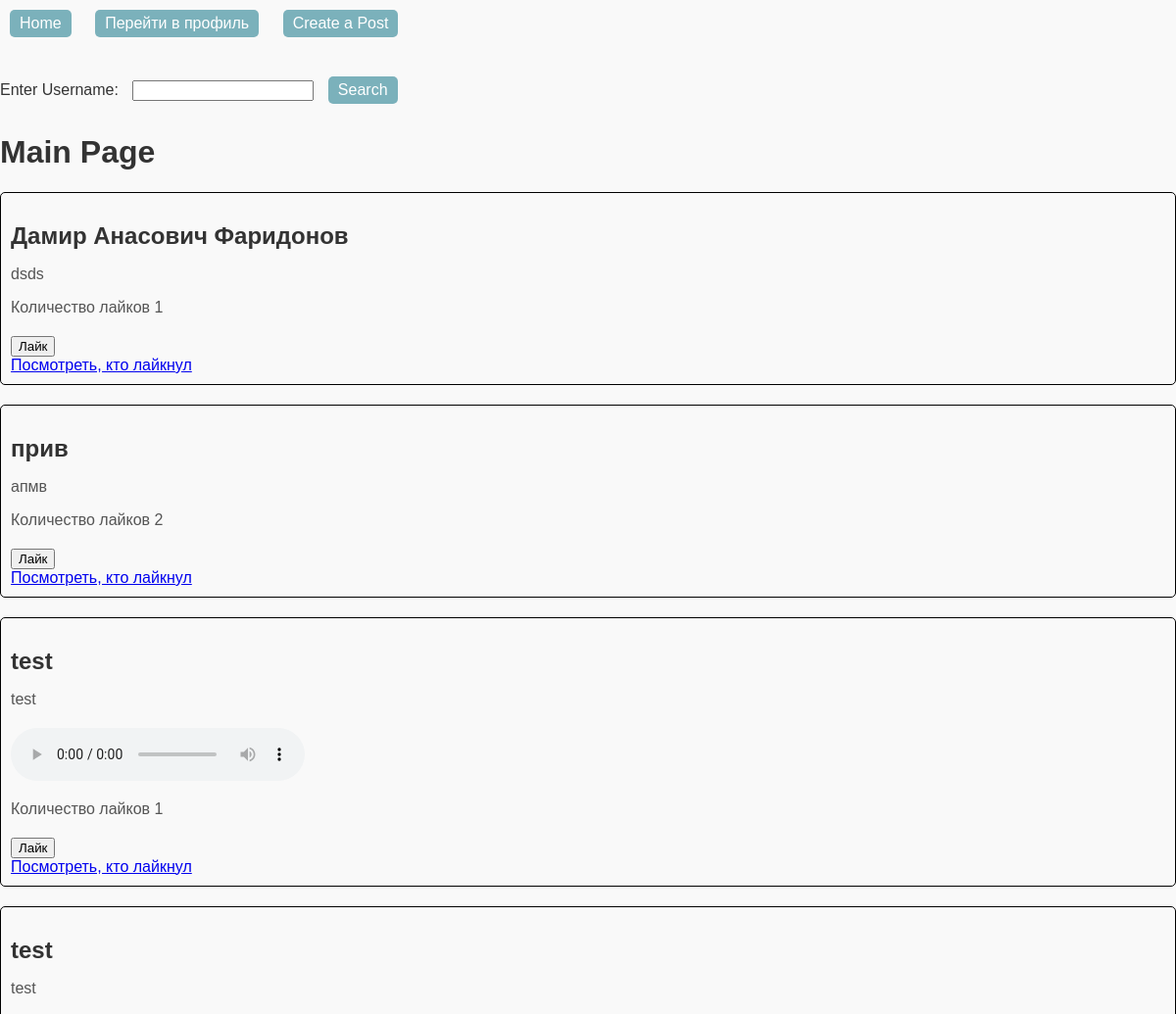
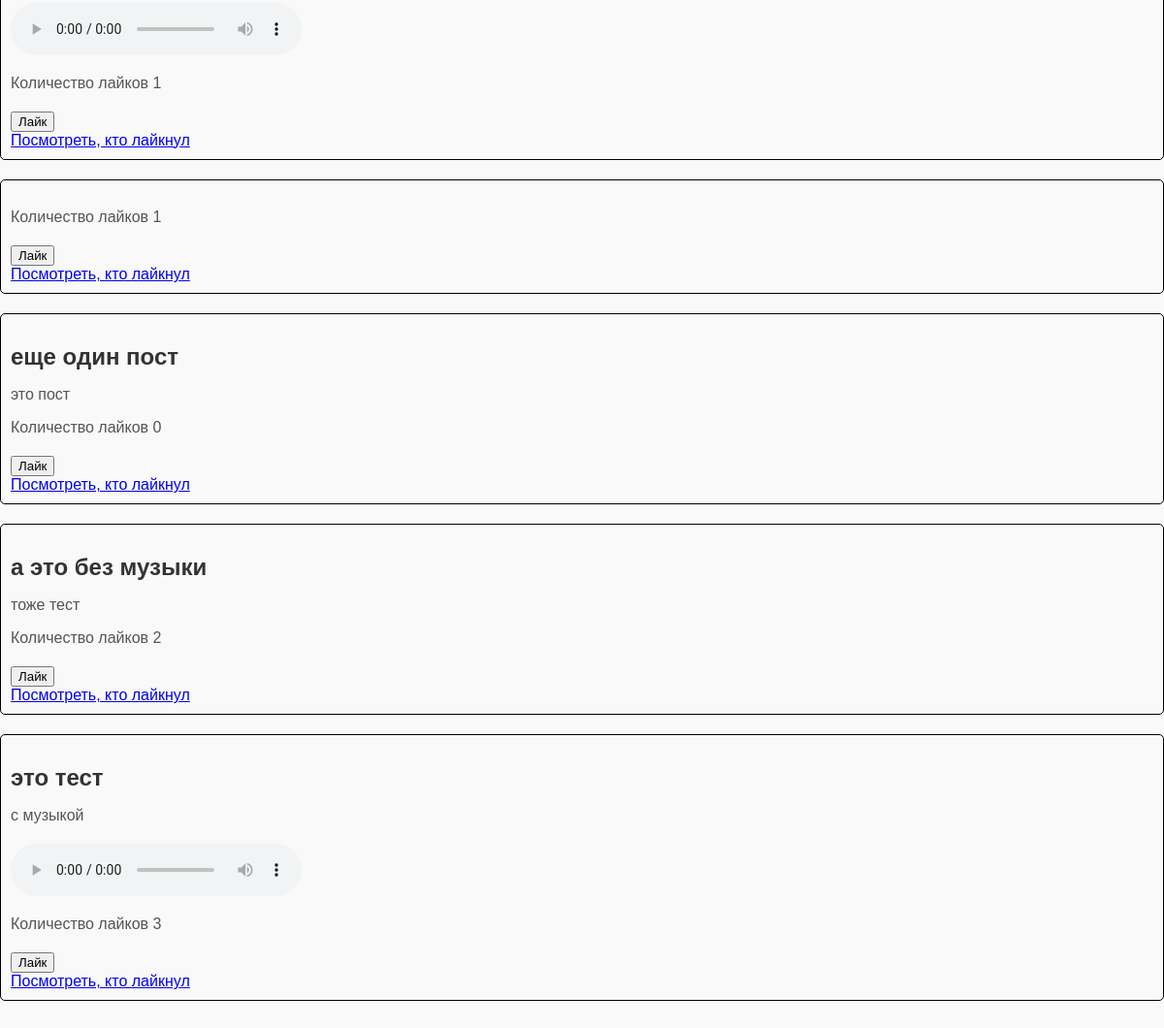
The page / (signed in) on the database its author committed (2 pictures, top to bottom).
### tables this page shows
CREATE TABLE posts (
    id INTEGER PRIMARY KEY AUTOINCREMENT,
    post_name TEXT NOT NULL,
    content TEXT NOT NULL,
    user_id INTEGER NOT NULL,
    likes_count INTEGER DEFAULT 0,
    FOREIGN KEY (user_id) REFERENCES users(id) ON DELETE CASCADE);

CREATE TABLE files (
    id INTEGER PRIMARY KEY AUTOINCREMENT,
    post_id INTEGER NOT NULL,
    image TEXT,
    music TEXT,
    FOREIGN KEY(post_id) REFERENCES posts(id) ON DELETE CASCADE);

### views/mainpage.py (the view)
@app.route('/')
def posts(existing_likes = False):
    if 'auth' in session and session['auth']:
        with DBConnection() as conn:
            cursor = conn.cursor()
            cursor.execute('SELECT * FROM posts LEFT JOIN files ON post_id = posts.id ORDER BY id DESC')
            postes = cursor.fetchall()
        return render_template('main.html', posts=postes, existing_likes = existing_likes)
    return redirect(url_for('signup'))

### db.py (called while the page is built)
	def __enter__(self):
		self.conn = sqlite3.connect('database.db')
		self.conn.row_factory = sqlite3.Row
		return self.conn

	def __exit__(self, exc_type, exc_val, exc_tb):
		self.conn.commit()
		self.conn.close()

### templates/main.html (shortened to what this page needs)
<!DOCTYPE html>
<html lang="en">
<head>
    <link rel="stylesheet" href="{{ url_for('static', filename='style.css') }}">
</head>
<body>
    <a href="{{ url_for('posts') }}"><button class="home-button">Home</button></a>
     <a href="{{ url_for('profile') }}"><button class="profile-button">Перейти в профиль </button></a>
     {% if session['login'] == 'admin' %}
     <a href="/postCreate"><button class = "profile-button"> Create a Post</button></a>
     {% endif %}
     <form method="POST" action="{{ url_for('search_user') }}">
            <label for="username">Enter Username:</label>
            <input type="text" name="username" id="username" required>
            <button class = "profile-button" type="submit">Search</button>
     </form>
<h1>Main Page</h1>
{% for post in posts %}
    <div class="post">
        <h2>{{ post.post_name }}</h2>
        <p>{{ post.content }}</p>
        {% if post.music %}
            <audio controls>
                <source src="/static/uploads/{{ post.music }}" type="audio/mpeg">
            </audio>
        {% endif %}
        <p>Количество лайков {{post.likes_count}}</p>
        {% if existing_likes[post_id] %}
        <form method="POST" action="{{ url_for('unlike_post', post_id=post.id) }}">
            <button class="unlike-button" type="submit">Убрать лайк</button>
        </form>
        {% else %}
          <form method="POST" action="{{ url_for('like_post', post_id=post.id) }}">
            <button type="submit">Лайк</button>
        </form>
        {% endif %}
        <a href="{{ url_for('view_likes', post_id=post.id) }}">Посмотреть, кто лайкнул</a>
    </div>
{% endfor %}
<div class="content">
</div>
</body>
</html>

### static/style.css (style rules this page uses)
body { background-color: #f9f9f9; margin: 0; padding: 0; font-family: Arial, sans-serif; color: #333; }
button.home-button, button.profile-button, button.create-post-button, button.search-button { margin: 10px; padding: 5px 10px; font-size: 16px; background-color: #7bb1bb; color: white; border: none; border-radius: 5px; cursor: pointer; }
form { margin-top: 20px; }
form label { margin-right: 10px; }
.post { border: 1px solid #000000; padding: 10px; margin-bottom: 20px; background-color: #f9f9f9; border-radius: 5px; }
.post h2 { color: #333; margin-bottom: 5px; }
.post p { color: #555; margin-bottom: 10px; }
.post audio { margin-top: 10px; }
.content { padding: 5px; }

### rows shown on the page
posts: post_name "Дамир Анасович Фаридонов", content "dsds", likes_count "1"
posts: post_name "прив", content "апмв", likes_count "2"
files: post_name "test", content "test", likes_count "1"
files: post_name "test", content "test", likes_count "1"
posts: likes_count "1"
posts: post_name "еще один пост", content "это пост", likes_count "0"
posts: post_name "а это без музыки", content "тоже тест", likes_count "2"
files: post_name "это тест", content "с музыкой", likes_count "3"
